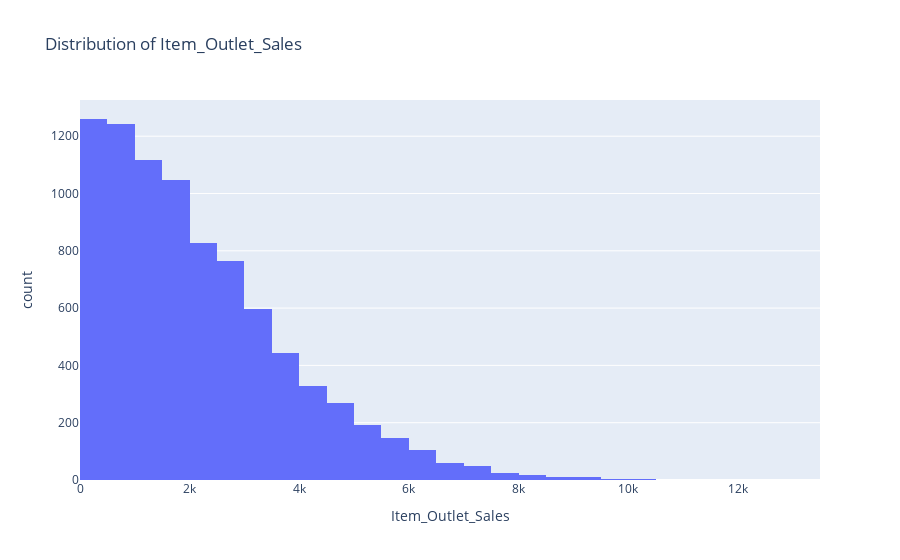

This figure's notebook cell:
### Code cell
# Target Variable Distribution

# Distribution of target
px.histogram(train, x='Item_Outlet_Sales', nbins=50,
             title='Distribution of Item_Outlet_Sales')

### Figure 1 — Plotly figure (JSON) as saved in the notebook; plotly's stock layout.template omitted (floating-point values rounded to 4 significant figures; data arrays with more than 128 entries replaced by an {"elided": "..."} marker saying what was removed)
{"data": [{"bingroup": "x", "hovertemplate": "Item_Outlet_Sales=%{x}<br>count=%{y}<extra></extra>", "legendgroup": "", "marker": {"color": "#636efa", "pattern": {"shape": ""}}, "name": "", "nbinsx": 50, "orientation": "v", "showlegend": false, "type": "histogram", "x": {"elided": "8523 float values"}, "xaxis": "x", "yaxis": "y"}], "layout": {"barmode": "relative", "legend": {"tracegroupgap": 0}, "title": {"text": "Distribution of Item_Outlet_Sales"}, "xaxis": {"anchor": "y", "domain": [0, 1], "title": {"text": "Item_Outlet_Sales"}}, "yaxis": {"anchor": "x", "domain": [0, 1], "title": {"text": "count"}}}}
